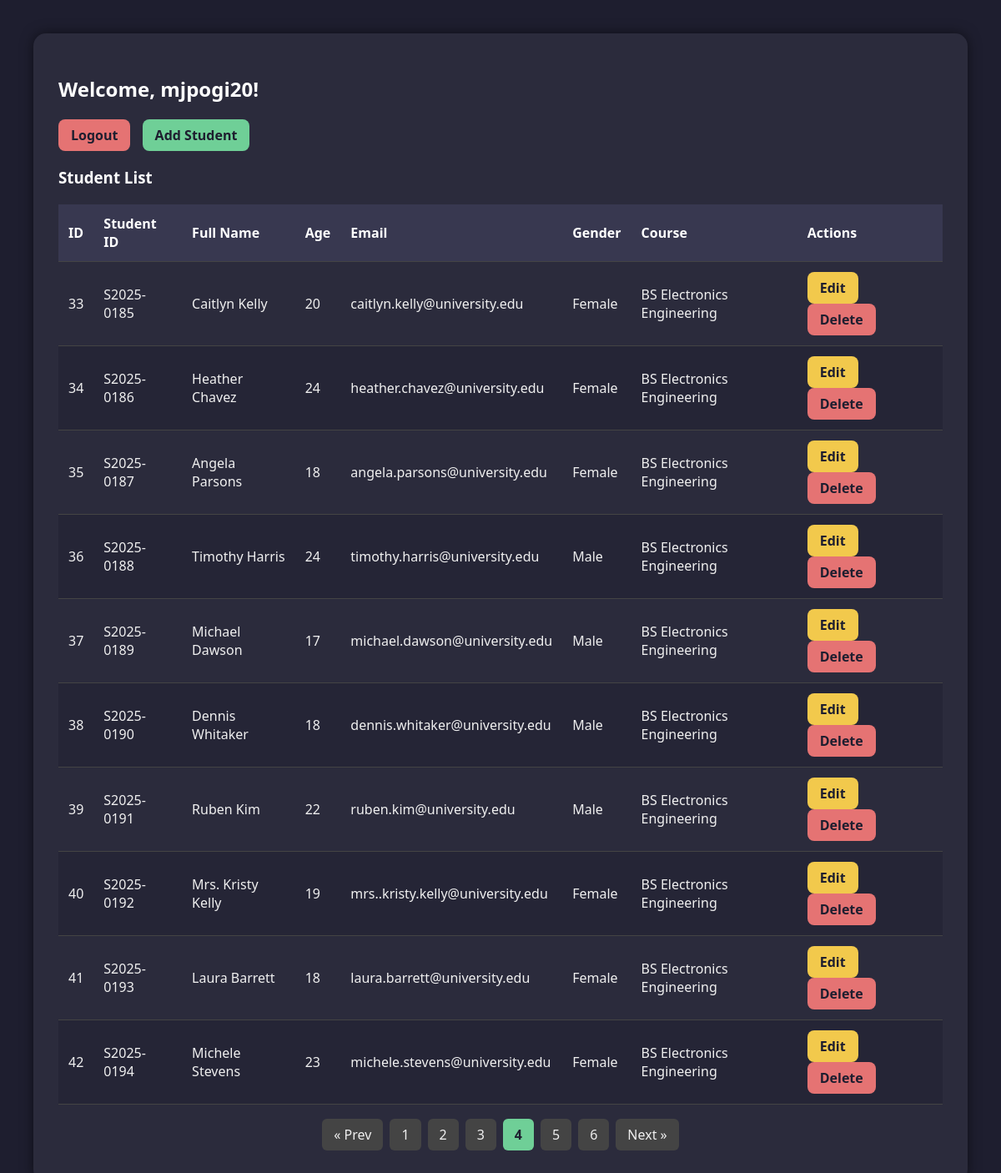
Page /dashboard.php?page=4 (signed in) on the committed database.
### tables this page shows
CREATE TABLE `students` (
  `id` int(11) NOT NULL,
  `student_id` varchar(20) DEFAULT NULL,
  `full_name` varchar(100) DEFAULT NULL,
  `age` int(11) DEFAULT NULL,
  `email` varchar(100) DEFAULT NULL,
  `gender` varchar(10) DEFAULT NULL,
  `course` varchar(100) DEFAULT NULL
);

### dashboard.php (the view, shortened to what this page needs)
<?php
include("config.php");
$limit = 10;
$page = isset($_GET['page']) ? (int)$_GET['page'] : 1;
$offset = ($page - 1) * $limit;
$totalResult = $conn->query("SELECT COUNT(*) AS total FROM students");
$totalRow = $totalResult->fetch_assoc();
$totalStudents = $totalRow['total'];
$totalPages = ceil($totalStudents / $limit);
$result = $conn->query("SELECT * FROM students LIMIT $limit OFFSET $offset");
?>
<!DOCTYPE html>
<html>
<head>
</head>
<body>
    <div class="container">
        <h2>Welcome, <?= htmlspecialchars($_SESSION['username']); ?>!</h2>
        <p>
            <a href="logout.php" class="btn btn-danger">Logout</a>
            <a href="add.php" class="btn btn-success">Add Student</a>
        </p>
        <h3>Student List</h3>
        <table>
            <thead>
                <tr>
                    <th>ID</th>
                    <th>Student ID</th>
                    <th>Full Name</th>
                    <th>Age</th>
                    <th>Email</th>
                    <th>Gender</th>
                    <th>Course</th>
                    <th>Actions</th>
                </tr>
            </thead>
            <tbody>
            <?php while ($row = $result->fetch_assoc()): ?>
                <tr>
                    <td><?= $row['id'] ?></td>
                    <td><?= $row['student_id'] ?></td>
                    <td><?= $row['full_name'] ?></td>
                    <td><?= $row['age'] ?></td>
                    <td><?= $row['email'] ?></td>
                    <td><?= $row['gender'] ?></td>
                    <td><?= $row['course'] ?></td>
                    <td>
                        <a href="edit.php?id=<?= $row['id'] ?>" class="btn btn-warning">Edit</a>
                        <a href="delete.php?id=<?= $row['id'] ?>" class="btn btn-danger" onclick="return confirm('Are you sure?')">Delete</a>
                    </td>
                </tr>
            <?php endwhile; ?>
            </tbody>
        </table>
        <ul class="pagination">
            <?php if ($page > 1): ?>
                <li><a href="?page=<?= $page - 1 ?>">« Prev</a></li>
            <?php endif; ?>
            <?php for ($i = 1; $i <= $totalPages; $i++): ?>
                <li class="<?= ($i == $page) ? 'active' : '' ?>">
                    <a href="?page=<?= $i ?>"><?= $i ?></a>
                </li>
            <?php endfor; ?>
            <?php if ($page < $totalPages): ?>
                <li><a href="?page=<?= $page + 1 ?>">Next »</a></li>
            <?php endif; ?>
        </ul>
    </div>
</body>
</html>

### dashboard.php (style rules this page uses)
body { background-color: #1e1e2f; color: #f0f0f0; font-family: 'Segoe UI', Tahoma, Geneva, Verdana, sans-serif; margin: 0; padding: 40px; }
.container { max-width: 1100px; margin: auto; background-color: #2b2b3c; border-radius: 15px; padding: 30px; box-shadow: 0 0 15px rgba(0,0,0,0.5); animation: fadeIn 0.6s ease-in-out; }
h2, h3 { color: #ffffff; }
a.btn { display: inline-block; padding: 8px 15px; border-radius: 8px; font-weight: bold; text-decoration: none; transition: background 0.3s ease; margin-right: 10px; }
.btn-success { background: #6fcf97; color: #1e1e2f; }
.btn-danger { background: #e57373; color: #1e1e2f; }
.btn-warning { background: #f2c94c; color: #1e1e2f; }
table { width: 100%; border-collapse: collapse; margin-top: 20px; }
th, td { padding: 12px; text-align: left; border-bottom: 1px solid #444; }
th { background-color: #383850; color: #ffffff; }
tr:nth-child(even) { background-color: #252536; }
.pagination { list-style-type: none; padding: 0; margin-top: 25px; display: flex; justify-content: center; gap: 8px; }
.pagination li { display: inline; }
.pagination a { color: #f0f0f0; background-color: #444; padding: 8px 14px; border-radius: 6px; text-decoration: none; transition: background 0.3s; }
.pagination .active a { background-color: #6fcf97; color: #1e1e2f; font-weight: bold; }

### rows in the picture
students: id "33", student "S2025-0185", full_name "Caitlyn Kelly", age "20", email "caitlyn.kelly@university.edu", gender "Female", course "BS Electronics Engineering"
students: id "34", student "S2025-0186", full_name "Heather Chavez", age "24", email "heather.chavez@university.edu", gender "Female", course "BS Electronics Engineering"
students: id "35", student "S2025-0187", full_name "Angela Parsons", age "18", email "angela.parsons@university.edu", gender "Female", course "BS Electronics Engineering"
students: id "36", student "S2025-0188", full_name "Timothy Harris", age "24", email "timothy.harris@university.edu", gender "Male", course "BS Electronics Engineering"
students: id "37", student "S2025-0189", full_name "Michael Dawson", age "17", email "michael.dawson@university.edu", gender "Male", course "BS Electronics Engineering"
students: id "38", student "S2025-0190", full_name "Dennis Whitaker", age "18", email "dennis.whitaker@university.edu", gender "Male", course "BS Electronics Engineering"
students: id "39", student "S2025-0191", full_name "Ruben Kim", age "22", email "ruben.kim@university.edu", gender "Male", course "BS Electronics Engineering"
students: id "40", student "S2025-0192", full_name "Mrs. Kristy Kelly", age "19", email "mrs..kristy.kelly@university.edu", gender "Female", course "BS Electronics Engineering"
students: id "41", student "S2025-0193", full_name "Laura Barrett", age "18", email "laura.barrett@university.edu", gender "Female", course "BS Electronics Engineering"
students: id "42", student "S2025-0194", full_name "Michele Stevens", age "23", email "michele.stevens@university.edu", gender "Female", course "BS Electronics Engineering"

### other values in the picture
$_SESSION['username'] "mjpogi20"
